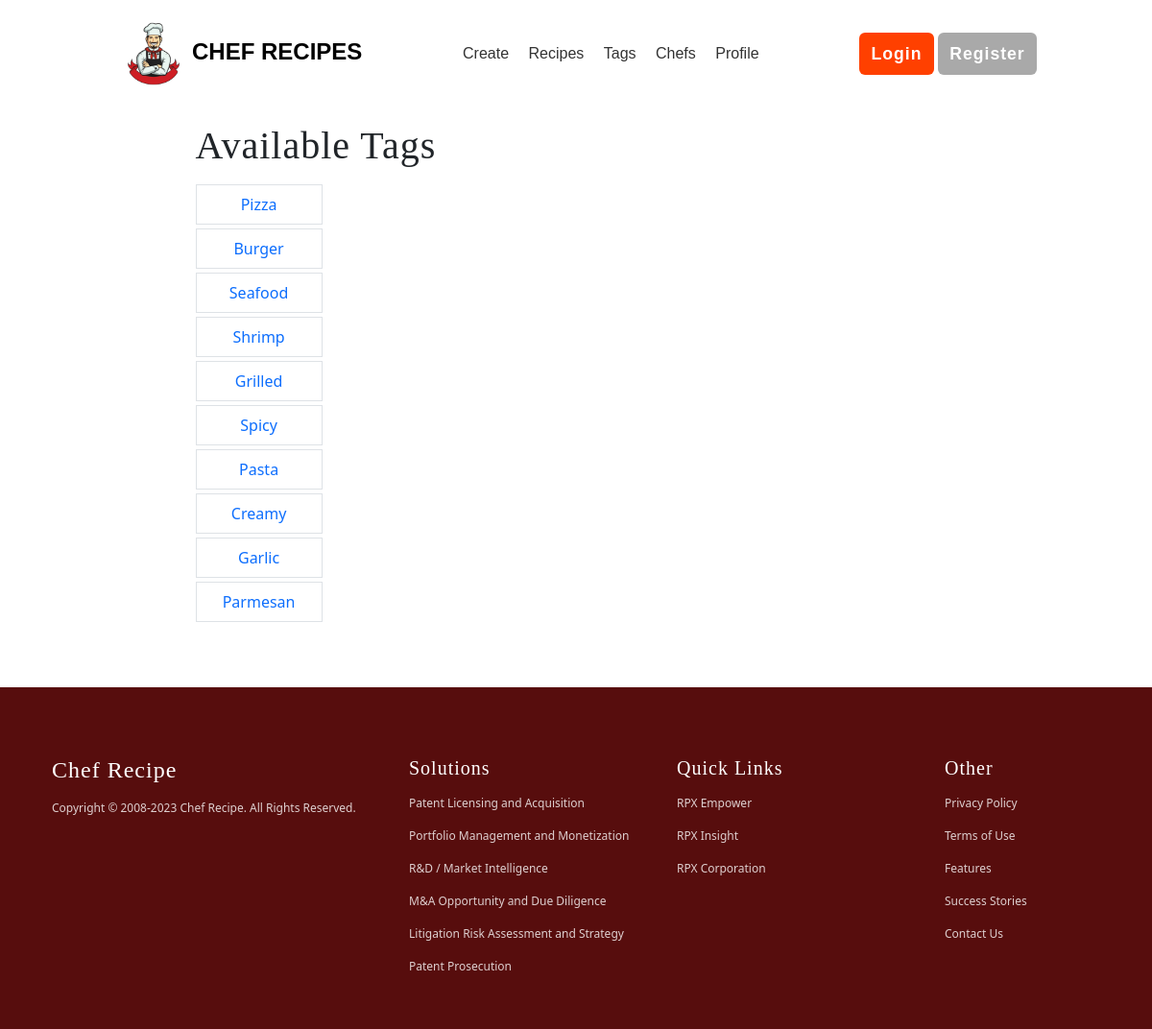
The app's page /tags with its own data.
### main/models.py (models this page shows, shortened)
class Tag(models.Model):
    name = models.CharField(max_length=50)
    created_at = models.DateTimeField(auto_now_add=True)
    updated_at = models.DateTimeField(auto_now=True)

### main/views.py (the view)
# urls.py: path('tags', views.tags, name='tags'),
def tags(request):
    tagList = Tag.objects.all()
    return render(request, 'main/tags.html', {'tags': tagList})

### templates/main/tags.html
{% extends 'includes/base.html' %}
{% load static %}
{% block body %}
<div style="width: 100%; max-width: 825px; margin: auto;" class=" p-3 mb-5  ">
    <h1 class="mx-md-n5">Available Tags</h1>
    <div class="mt-3">
        {% for i in tags %}
        <div class="border p-2 col-2 my-1 text-center" style="text-transform: capitalize;" >
            <a href="{% url 'main:tags' %}/{{i.name}}">{{i.name}}</a>
        </div>
        {% endfor %}
    </div>
</div>
{% endblock %}

### static/css/style.css (style rules this page uses)
* { margin: 0; padding: 0; }
a, a:hover, a:focus, a:active { text-decoration: none; border: 0; }
h1, h2, h3, h4, h5, h6 { font-family: 'Baloo', cursive; letter-spacing: 1px; text-transform: capitalize; -webkit-margin-before:0; -webkit-margin-after:0; }
h1 { font-size: 2.5rem; }

### records on screen
Tag: name "Pizza"
Tag: name "Burger"
Tag: name "Seafood"
Tag: name "Shrimp"
Tag: name "Grilled"
Tag: name "Spicy"
Tag: name "Pasta"
Tag: name "Creamy"
Tag: name "Garlic"
Tag: name "Parmesan"
